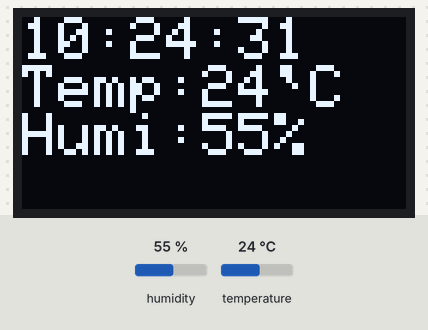
A sketch run on a simulated ESP32. Shown: 128×64 one-colour display. Inputs (shaded band) come from the test bench; at power-on: humidity 55 %, temperature 24 °C. WiFi joins after 1.5 s; servers stay silent unless stated; the local clock reads 2024-03-15 10:24:30 at power-on unless the sketch sets it.

Above: at 3.2 s.
3.3 s: humidity set to 22 %
At 4.4 s:
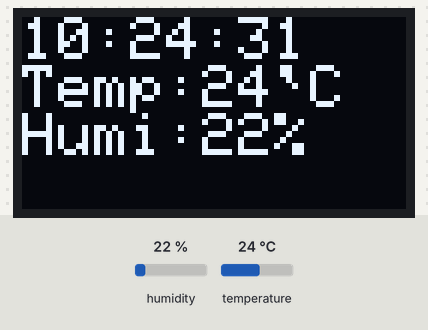
5.1 s: temperature set to 12 °C
At 6.2 s:
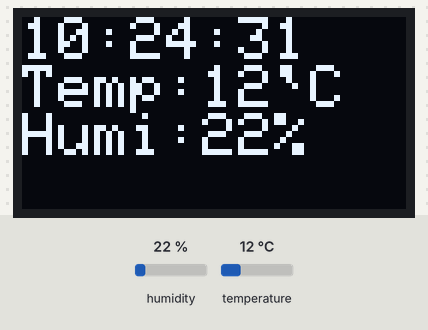
7.2 s: humidity set to 40 %
At 9.0 s:
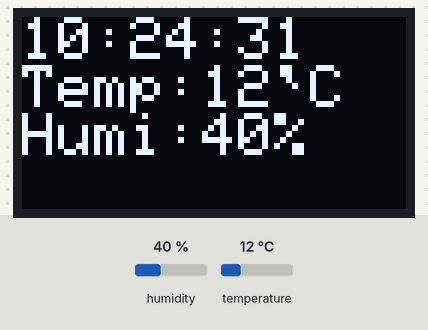
9.3 s: temperature set to 19 °C
At 10.9 s:
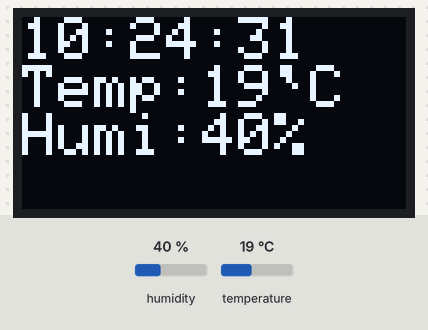
Timing chart, 0 to 12.3 s (numbered marks = the images above; inputs shaded):
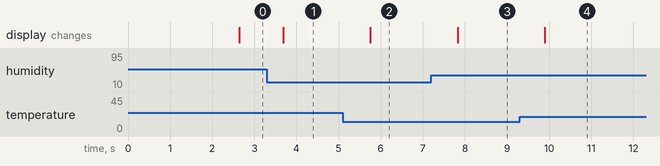

The sketch:

ed.ino
```cpp
#include "Wire.h"
#include "Adafruit_GFX.h"
#include "Adafruit_SSD1306.h"
#include "DHTesp.h"
#include "WiFi.h"
#include "time.h"

#define SCREEN_WIDTH 128
#define SCREEN_HEIGHT 64
#define OLED_RESET -1
#define dhtpin 17

const char* ssid       = "cs_wl";
const char* password   = "6666666666";

const char* ntpServer = "pool.ntp.org";
const long  gmtOffset_sec = 25200;
const int   daylightOffset_sec = 3600;

Adafruit_SSD1306 display(SCREEN_WIDTH, SCREEN_HEIGHT, &Wire, OLED_RESET);
DHTesp dht;
bool OLEDStatus = true;

struct tm timeinfo;

void time_check(void){

    if(!getLocalTime(&timeinfo)){
        display.clearDisplay();
        display.setCursor(0,0);
        display.setTextSize(2);
        display.println("Failed to obtain time , reboot ");
        display.display();
        delay(1000);
        ESP.restart();
        return;
    }
}

void output(void)
{
    TempAndHumidity values = dht.getTempAndHumidity();
    display.clearDisplay();
    display.setCursor(0,0);
    display.setTextSize(2);
    display.setTextColor(WHITE,BLACK);
    display.println(&timeinfo, "%H:%M:%S");
    display.setCursor(0,16);
    display.println("Temp:"+ String(values.temperature,0)+"`C");
    display.setCursor(0,32);
    display.println("Humi:"+ String(values.humidity,0)+"%");
    display.display();
}

void setup()
{
    dht.setup(dhtpin, DHTesp::DHT11);
    display.begin(SSD1306_SWITCHCAPVCC, 0x3C);

    WiFi.begin(ssid, password);
    while (WiFi.status() != WL_CONNECTED) {
        display.clearDisplay();
        display.setCursor(0,0);
        display.setTextSize(2);
        display.setTextColor(WHITE,BLACK);
        display.println("WIFI Check");
        display.display();
        delay(500);

    }

    configTime(gmtOffset_sec, daylightOffset_sec, ntpServer);
    time_check();
    WiFi.disconnect(true);
    WiFi.mode(WIFI_OFF);
}

void loop()
{
    delay(1000);
    output();
}
```

Measured:
- after the input at 3.3 s, the display: changes after 0.38 s (image 1)
- after the input at 5.1 s, the display: changes after 0.65 s (image 2)
- after the input at 7.2 s, the display: changes after 0.62 s (image 3)
- after the input at 9.3 s, the display: changes after 0.60 s (image 4)
